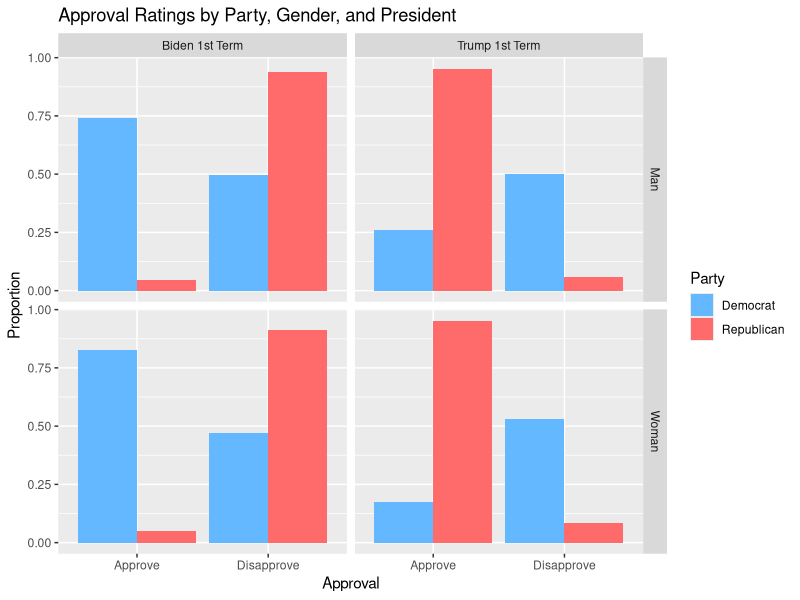
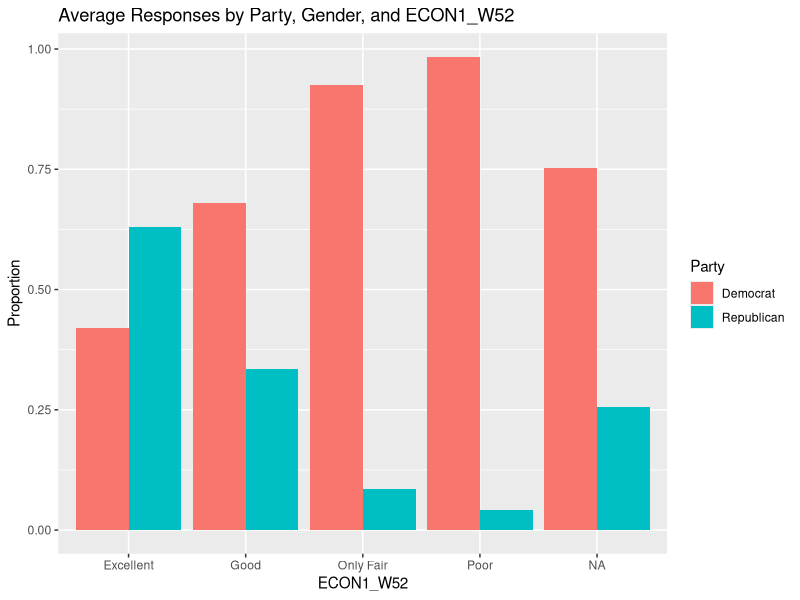
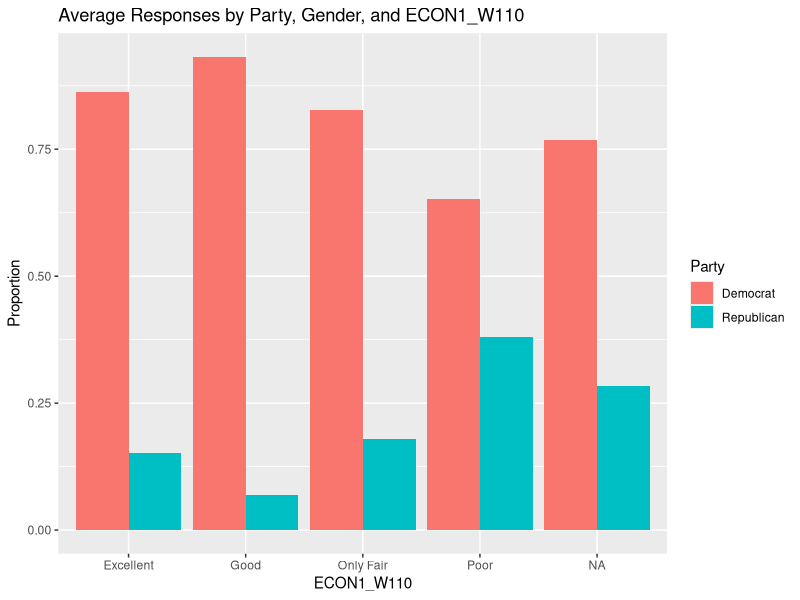
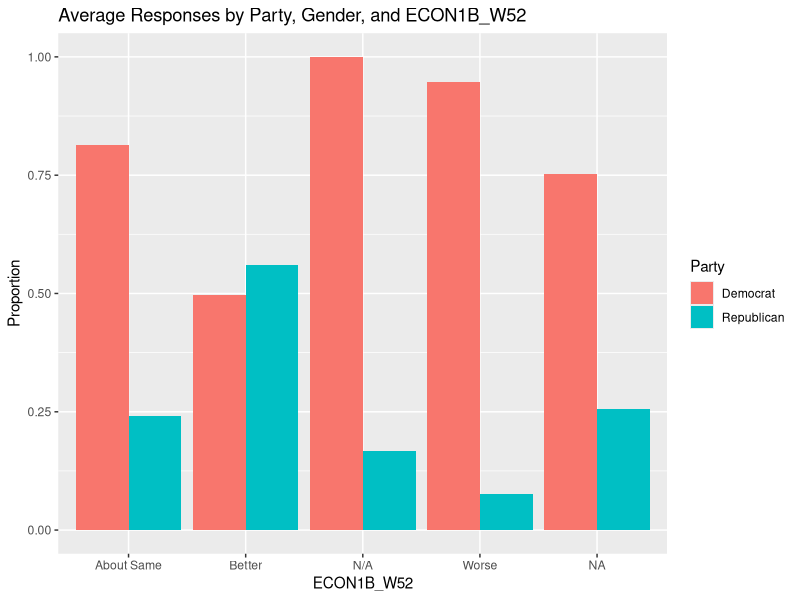
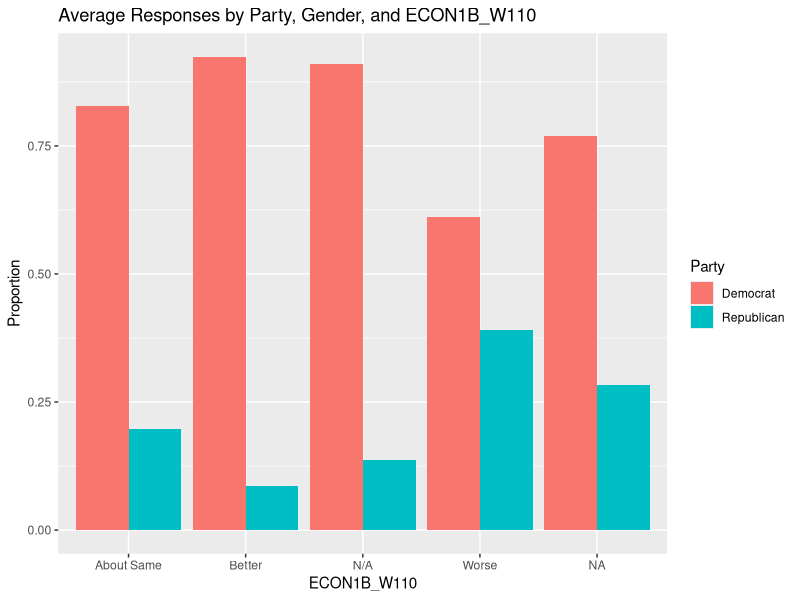

Write R code to recreate these figures, in order.
## ---- chunk 1
##loading data and identifying data sets
library(tidyverse)
library(haven)
dat <- read_sav("W110_Jun22/ATP W110.sav")
dat1 <- read_sav("W110_Jun22/ATP W110.sav")
altdat <- read_sav("W52_Jul19/ATP W52.sav")
altdat1 <- read_sav("W52_Jul19/ATP W52.sav")
## ---- chunk 2
##mutating to simplify label names
dat <- dat |>
  mutate(
    Party = if_else(PARTY_W110 == 1, "Republican", "Democrat"), 
    Approval = if_else(POL1JB_W110 == 1, "Approve", "Disapprove"),
    Gender = if_else(F_GENDER == 1, "Man", "Woman"),
    Age = if_else(
      F_AGECAT == 1, "18-29",
      if_else(F_AGECAT == 2, "30-49",
        if_else(F_AGECAT == 3, "50-64",
          if_else(F_AGECAT == 4, "65+", "N/A")))))
## ---- chunk 3
##mutating to simplify label names
altdat <- 
  altdat |>
  mutate(
    Party = if_else(F_PARTY_FINAL == 1, "Republican", "Democrat"), 
    Gender = if_else(F_SEX == 1, "Man", "Woman"),
    Approval = if_else(POL1DT_W52 == 1, "Approve", "Disapprove"), 
    Age = if_else(
      F_AGECAT == 1, "18-29",
      if_else(F_AGECAT == 2, "30-49",
        if_else(F_AGECAT == 3, "50-64",
          if_else(F_AGECAT == 4, "65+", "N/A")))))
## ---- chunk 4
##combine biden era and trump era data
##independently researched this method

combodat <- bind_rows(
  mutate(dat, dataset = "Biden 1st Term"),
  mutate(altdat, dataset = "Trump 1st Term"))

## summarize data to what we need
summdat1 <- combodat |>
  group_by(Approval, Party, Gender, dataset) |>
  summarize(count = n()) |>
  mutate(altmean = count / sum(count))

## ---- chunk 5
##graphing approval first
ggplot(summdat1, aes(x = Approval, y = altmean, fill = Party)) +
  geom_bar(stat = "identity", position = "dodge") +
  facet_grid(rows = vars(Gender), cols = vars(dataset)) +
  labs(title = "Approval Ratings by Party, Gender, and President",
       x = "Approval",
       y = "Proportion") +
  scale_fill_manual(values = c(Democrat = "steelblue1", Republican = "indianred1"))
## ---- chunk 6
##summarize data to what we need
summdat2 <- combodat |>
    group_by(Approval, Party, Gender,ECON1_W52, ECON1_W110, dataset)

## ---- chunk 7
summdat2 <-
  summdat2 |>
  filter(ECON1_W52 == 1 | ECON1_W52 == 2 | ECON1_W52 == 3 | ECON1_W52 == 4 | 
           ECON1_W110 == 1 | ECON1_W110 == 2 | ECON1_W110 == 3 | ECON1_W110 == 4) |>
  mutate(ECON1_W52 = if_else(ECON1_W52 == 1, "Excellent",
                             if_else(ECON1_W52 == 2, "Good",
                                     if_else(ECON1_W52 == 3, "Only Fair",
                                             if_else(ECON1_W52 == 4, "Poor", "N/A"))))) |>
    mutate(ECON1_W110 = if_else(ECON1_W110 == 1, "Excellent",
                             if_else(ECON1_W110 == 2, "Good",
                                     if_else(ECON1_W110 == 3, "Only Fair",
                                            if_else(ECON1_W110 == 4, "Poor", "N/A"))))) |>
    mutate(ECON1B_W52 = if_else(ECON1B_W52 == 1, "Better",
                             if_else(ECON1B_W52 == 2, "Worse",
                                     if_else(ECON1B_W52 == 3, "About Same", "N/A")))) |>
    mutate(ECON1B_W110 = if_else(ECON1B_W110 == 1, "Better",
                             if_else(ECON1B_W110 == 2, "Worse",
                                     if_else(ECON1B_W110 == 3, "About Same", "N/A"))))
## ---- chunk 8
avg_response_52 <-
  summdat2 |>
  group_by(ECON1_W52, Gender, Party) |>
  summarize(count1 = n()) |>
  mutate(avg = count1 / sum(count1)) |>
  ggplot(mapping = aes(x = Party, y = avg, fill = Gender)) +
  geom_col()






## ---- chunk 9
##trump
avg_response_52 <- summdat2 %>%
  group_by(ECON1_W52, Gender, Party) %>%
  summarize(count1 = n()) %>%
  mutate(avg = count1 / sum(count1)) %>%
  ggplot(mapping = aes(x = ECON1_W52, y = avg, fill = Party)) +
  geom_col(position = "dodge") +
  labs(title = "Average Responses by Party, Gender, and ECON1_W52",
       x = "ECON1_W52",
       y = "Proportion")
avg_response_52
## ---- chunk 10
##biden
avg_response_110 <- summdat2 %>%
  group_by(ECON1_W110, Gender, Party) %>%
  summarize(count1 = n()) %>%
  mutate(avg = count1 / sum(count1)) %>%
  ggplot(mapping = aes(x = ECON1_W110, y = avg, fill = Party)) +
  geom_col(position = "dodge") +
  labs(title = "Average Responses by Party, Gender, and ECON1_W110",
       x = "ECON1_W110",
       y = "Proportion")
avg_response_110
## ---- chunk 11
##trump
avg_response_52_2 <- summdat2 %>%
  group_by(ECON1B_W52, Gender, Party) %>%
  summarize(count1 = n()) %>%
  mutate(avg = count1 / sum(count1)) %>%
  ggplot(mapping = aes(x = ECON1B_W52, y = avg, fill = Party)) +
  geom_col(position = "dodge") +
  labs(title = "Average Responses by Party, Gender, and ECON1B_W52",
       x = "ECON1B_W52",
       y = "Proportion")
avg_response_52_2
## ---- chunk 12
##biden
avg_response_110_2 <- summdat2 %>%
  group_by(ECON1B_W110, Gender, Party) %>%
  summarize(count1 = n()) %>%
  mutate(avg = count1 / sum(count1)) %>%
  ggplot(mapping = aes(x = ECON1B_W110, y = avg, fill = Party)) +
  geom_col(position = "dodge") +
  labs(title = "Average Responses by Party, Gender, and ECON1B_W110",
       x = "ECON1B_W110",
       y = "Proportion")
avg_response_110_2
